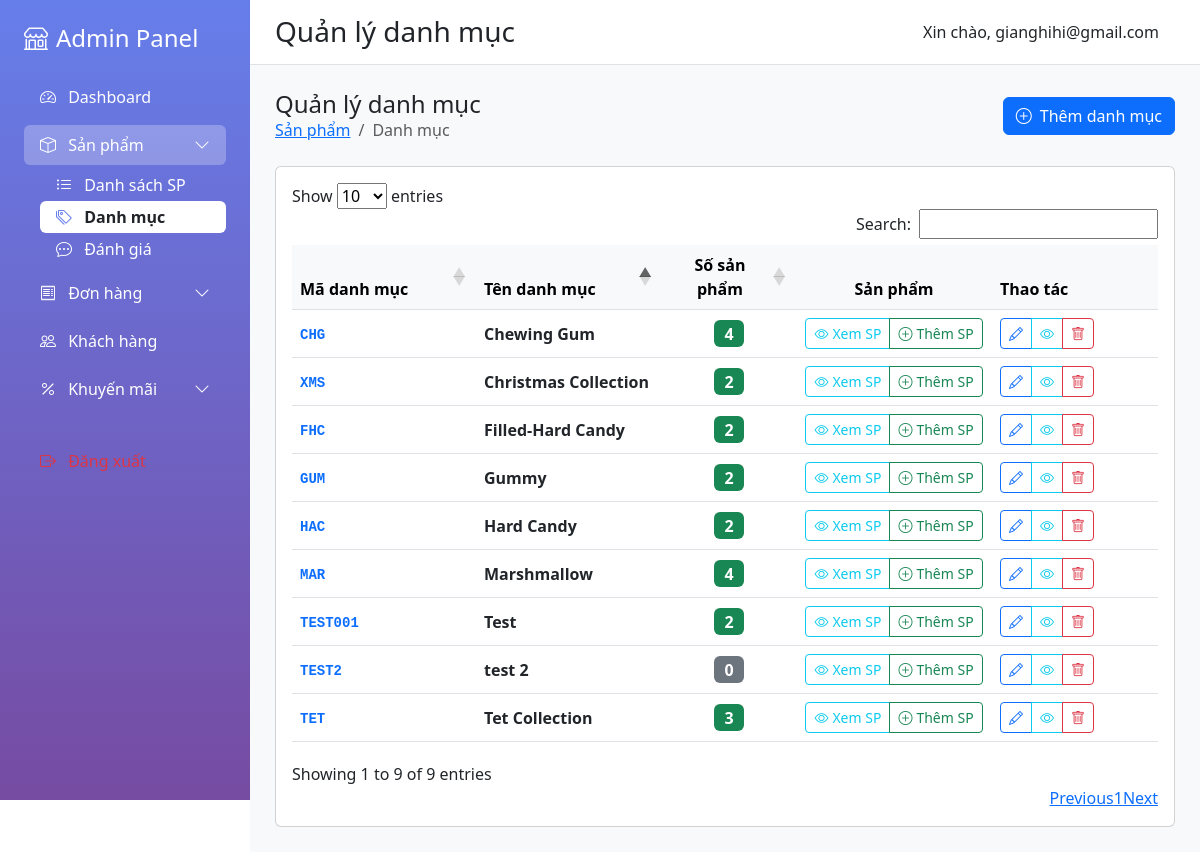
The app's page /admin/index.php?action=categories (signed in) with its own data.
### tables this page shows
CREATE TABLE `category` (
  `CategoryID` varchar(10) NOT NULL,
  `CategoryName` varchar(100) DEFAULT NULL
);

### admin/views/categories.php (the view, shortened to what this page needs)
<?php
$categories = $pdo->query("
    SELECT
        c.CategoryID,
        c.CategoryName,
        COUNT(p.ProductID) AS TotalProducts
    FROM CATEGORY c
    LEFT JOIN PRODUCT p ON c.CategoryID = p.CategoryID
    GROUP BY c.CategoryID, c.CategoryName
    ORDER BY c.CategoryName ASC
")->fetchAll();
?>
<div class="d-flex justify-content-between align-items-center mb-4">
    <div>
        <h4 class="mb-0">Quản lý danh mục</h4>
        <nav aria-label="breadcrumb">
            <ol class="breadcrumb mb-0 small">
                <li class="breadcrumb-item"><a href="<?php echo BASE_URL; ?>index.php?action=products">Sản phẩm</a></li>
                <li class="breadcrumb-item active">Danh mục</li>
            </ol>
        </nav>
    </div>
    <button class="btn btn-primary" data-bs-toggle="modal" data-bs-target="#addCategoryModal">
        <i class="bi bi-plus-circle me-2"></i>Thêm danh mục
    </button>
</div>
<div class="card">
    <div class="card-body">
        <div class="table-responsive">
            <table class="table table-hover align-middle" id="categoriesTable">
                <thead class="table-light">
                    <tr>
                        <th style="width: 150px;">Mã danh mục</th>
                        <th>Tên danh mục</th>
                        <th class="text-center" style="width: 100px;">Số sản phẩm</th>
                        <th class="text-center" style="width: 180px;">Sản phẩm</th>
                        <th style="width: 150px;">Thao tác</th>
                    </tr>
                </thead>
                <tbody>
                    <?php if (empty($categories)): ?>
                    <tr>
                        <td colspan="5" class="text-center text-muted py-4">
                            <i class="bi bi-inbox display-6 d-block mb-2"></i>
                            Chưa có danh mục nào. Bấm "Thêm danh mục" để tạo mới.
                        </td>
                    </tr>
                    <?php else: ?>
                    <?php foreach ($categories as $cat): ?>
                    <tr>
                        <td>
                            <code class="text-primary fw-bold"><?php echo htmlspecialchars($cat['CategoryID']); ?></code>
                        </td>
                        <td>
                            <strong><?php echo htmlspecialchars($cat['CategoryName']); ?></strong>
                        </td>
                        <td class="text-center">
                            <?php
                            $count = (int)$cat['TotalProducts'];
                            $badgeClass = $count > 0 ? 'bg-success' : 'bg-secondary';
                            ?>
                            <span class="badge <?php echo $badgeClass; ?> fs-6">
                                <?php echo number_format($count); ?>
                            </span>
                        </td>
                        <td class="text-center">
                            <div class="btn-group btn-group-sm">
                                <a href="<?php echo BASE_URL; ?>index.php?action=products&category=<?php echo $cat['CategoryID']; ?>"
                                   class="btn btn-outline-info" title="Xem sản phẩm trong danh mục">
                                    <i class="bi bi-eye me-1"></i>Xem SP
                                </a>
                                <a href="<?php echo BASE_URL; ?>index.php?action=add_product&category=<?php echo $cat['CategoryID']; ?>"
                                   class="btn btn-outline-success" title="Thêm sản phẩm vào danh mục">
                                    <i class="bi bi-plus-circle me-1"></i>Thêm SP
                                </a>
                            </div>
                        </td>
                        <td>
                            <div class="btn-group btn-group-sm">
                                <button class="btn btn-outline-primary"
                                        title="Sửa danh mục"
                                        onclick="openEditModal('<?php echo htmlspecialchars($cat['CategoryID']); ?>', '<?php echo htmlspecialchars(addslashes($cat['CategoryName'])); ?>')">
                                    <i class="bi bi-pencil"></i>
                                </button>
                                <button class="btn btn-outline-info" title="Xem chi tiết"
                                        onclick="viewCategoryDetails('<?php echo htmlspecialchars($cat['CategoryID']); ?>')">
                                    <i class="bi bi-eye"></i>
                                </button>
                                <button class="btn btn-outline-danger"
                                        title="Xóa danh mục"
                                        onclick="openDeleteModal('<?php echo htmlspecialchars($cat['CategoryID']); ?>', '<?php echo htmlspecialchars(addslashes($cat['CategoryName'])); ?>', <?php echo $count; ?>)">
                                    <i class="bi bi-trash"></i>
                                </button>
                            </div>
                        </td>
                    </tr>
                    <?php endforeach; ?>
                    <?php endif; ?>
                </tbody>
            </table>
        </div>
    </div>
</div>

### admin/index.php (shortened to what this page needs)
<?php
$action = $_GET['action'] ?? 'dashboard';
?>
<!DOCTYPE html>
<html lang="vi">
<head>
    <link href="https://cdn.jsdelivr.net/npm/bootstrap@5.3.0/dist/css/bootstrap.min.css" rel="stylesheet">
    <link rel="stylesheet" href="https://cdn.jsdelivr.net/npm/bootstrap-icons@1.10.0/font/bootstrap-icons.css">
    <link href="https://cdn.datatables.net/1.13.6/css/dataTables.bootstrap5.min.css" rel="stylesheet">
    <link href="https://cdn.jsdelivr.net/npm/select2@4.1.0-rc.0/dist/css/select2.min.css" rel="stylesheet">
    <link href="https://cdn.jsdelivr.net/npm/select2-bootstrap-5-theme@1.3.0/dist/select2-bootstrap-5-theme.min.css" rel="stylesheet">
</head>
<body>
    <nav class="sidebar">
        <div class="p-4">
            <h4 class="text-white mb-4">
                <i class="bi bi-shop me-2"></i>Admin Panel
            </h4>
            <ul class="nav nav-pills flex-column">
                <li class="nav-item mb-2">
                    <a href="<?php echo BASE_URL; ?>index.php?action=dashboard"
                       class="nav-link text-white <?php echo $action == 'dashboard' ? 'active bg-white text-dark' : ''; ?>">
                        <i class="bi bi-speedometer2 me-2"></i> Dashboard
                    </a>
                </li>
                <?php
                $productActions = ['products', 'add_product', 'edit_product', 'view_product', 'categories', 'add_category', 'edit_category', 'feedback'];
                $isProductSection = in_array($action, $productActions);
                ?>
                <li class="nav-item mb-2">
                    <a href="#productSubmenu"
                       class="nav-link text-white d-flex justify-content-between align-items-center <?php echo $isProductSection ? 'bg-white bg-opacity-25' : ''; ?>"
                       data-bs-toggle="collapse"
                       aria-expanded="<?php echo $isProductSection ? 'true' : 'false'; ?>">
                        <span><i class="bi bi-box me-2"></i> Sản phẩm</span>
                        <i class="bi bi-chevron-down"></i>
                    </a>
                    <ul class="collapse <?php echo $isProductSection ? 'show' : ''; ?> nav flex-column ms-3 mt-1" id="productSubmenu">
                        <li class="nav-item">
                            <a href="<?php echo BASE_URL; ?>index.php?action=products"
                               class="nav-link text-white py-1 <?php echo in_array($action, ['products', 'add_product', 'edit_product']) ? 'active bg-white text-dark' : ''; ?>">
                                <i class="bi bi-list-ul me-2"></i> Danh sách SP
                            </a>
                        </li>
                        <li class="nav-item">
                            <a href="<?php echo BASE_URL; ?>index.php?action=categories"
                               class="nav-link text-white py-1 <?php echo in_array($action, ['categories', 'add_category', 'edit_category']) ? 'active bg-white text-dark' : ''; ?>">
                                <i class="bi bi-tags me-2"></i> Danh mục
                            </a>
                        </li>
                        <li class="nav-item">
                            <a href="<?php echo BASE_URL; ?>index.php?action=feedback"
                               class="nav-link text-white py-1 <?php echo $action == 'feedback' ? 'active bg-white text-dark' : ''; ?>">
                                <i class="bi bi-chat-dots me-2"></i> Đánh giá
                            </a>
                        </li>
                    </ul>
                </li>
                <?php
                $orderActions = ['orders', 'add_order', 'view_order', 'edit_order', 'cancelled_returned_orders'];
                $isOrderSection = in_array($action, $orderActions);
                ?>
                <li class="nav-item mb-2">
                    <a href="#orderSubmenu"
                       class="nav-link text-white d-flex justify-content-between align-items-center <?php echo $isOrderSection ? 'bg-white bg-opacity-25' : ''; ?>"
                       data-bs-toggle="collapse"
                       aria-expanded="<?php echo $isOrderSection ? 'true' : 'false'; ?>">
                        <span><i class="bi bi-receipt me-2"></i> Đơn hàng</span>
                        <i class="bi bi-chevron-down"></i>
                    </a>
                </li>
                <li class="nav-item mb-2">
                    <a href="<?php echo BASE_URL; ?>index.php?action=customers"
                       class="nav-link text-white <?php echo $action == 'customers' ? 'active bg-white text-dark' : ''; ?>">
                        <i class="bi bi-people me-2"></i> Khách hàng
                    </a>
                </li>
                <?php
                $voucherActions = ['vouchers', 'add_voucher', 'edit_voucher'];
                $isVoucherSection = in_array($action, $voucherActions);
                ?>
                <li class="nav-item mb-2">
                    <a href="#voucherSubmenu"
                       class="nav-link text-white d-flex justify-content-between align-items-center <?php echo $isVoucherSection ? 'bg-white bg-opacity-25' : ''; ?>"
                       data-bs-toggle="collapse"
                       aria-expanded="<?php echo $isVoucherSection ? 'true' : 'false'; ?>">
                        <span><i class="bi bi-percent me-2"></i> Khuyến mãi</span>
                        <i class="bi bi-chevron-down"></i>
                    </a>
                </li>
                <li class="nav-item mt-4">
                    <a href="<?php echo BASE_URL; ?>logout.php" class="nav-link text-danger">
                        <i class="bi bi-box-arrow-right me-2"></i> Đăng xuất
                    </a>
                </li>
            </ul>
        </div>
    </nav>
    <div class="main-content">
        <header class="header">
            <div class="d-flex justify-content-between align-items-center">
                <h1 class="h3 mb-0">
                    <?php
                    $titles = [
                        'dashboard' => 'Dashboard',
                        'products' => 'Quản lý sản phẩm',
                        'add_product' => 'Thêm sản phẩm mới',
                        'edit_product' => 'Chỉnh sửa sản phẩm',
                        'view_product' => 'Chi tiết sản phẩm',
                        'categories' => 'Quản lý danh mục',
                        'add_category' => 'Thêm danh mục mới',
                        'edit_category' => 'Sửa danh mục',
                        'orders' => 'Quản lý đơn hàng',
                        'add_order' => 'Thêm đơn hàng mới',
                        'view_order' => 'Chi tiết đơn hàng',
                        'edit_order' => 'Chỉnh sửa đơn hàng',
                        'cancelled_returned_orders' => 'Quản lý hủy & trả hàng',
                        'customers' => 'Quản lý khách hàng',
                        'view_customer' => 'Chi tiết khách hàng',
                        'vouchers' => 'Quản lý Voucher',
                        'add_voucher' => 'Thêm voucher mới',
                        'edit_voucher' => 'Chỉnh sửa voucher',
                        'feedback' => 'Phản hồi'
                    ];
                    echo $titles[$action] ?? 'Dashboard';
                    ?>
                </h1>
                <div>
                    <span class="me-3">Xin chào, <?php echo htmlspecialchars($_SESSION['admin_email']); ?></span>
                </div>
            </div>
        </header>
        <div class="content">
            <?php
            $view_file = __DIR__ . '/views/' . $action . '.php';
            if (file_exists($view_file)) {
                include $view_file;
            } else {
                include __DIR__ . '/views/dashboard.php';
            }
            ?>
        </div>
    </div>
    <div class="toast-container position-fixed top-0 end-0 p-3" style="z-index: 9999;">
    </div>
</body>
</html>

### admin/index.php (style rules this page uses)
.sidebar { position: fixed; left: 0; top: 0; height: 100vh; width: 250px; background: linear-gradient(180deg, #667eea 0%, #764ba2 100%); color: white; z-index: 1000; }
.main-content { margin-left: 250px; min-height: 100vh; background: #f8f9fa; }
.header { background: white; border-bottom: 1px solid #dee2e6; padding: 15px 25px; }
.content { padding: 25px; }
.sidebar .nav-link.active { color: #212529 !important; font-weight: 600; }
.sidebar .nav-link.active i { color: #667eea !important; }

### records on screen
category: CategoryID "CHG", CategoryName "Chewing Gum", count "4"
category: CategoryID "XMS", CategoryName "Christmas Collection", count "2"
category: CategoryID "FHC", CategoryName "Filled-Hard Candy", count "2"
category: CategoryID "GUM", CategoryName "Gummy", count "2"
category: CategoryID "HAC", CategoryName "Hard Candy", count "2"
category: CategoryID "MAR", CategoryName "Marshmallow", count "4"
category: CategoryID "TEST001", CategoryName "Test", count "2"
category: CategoryID "TEST2", CategoryName "test 2", count "0"
category: CategoryID "TET", CategoryName "Tet Collection", count "3"

### other values on screen
$titles[$action] "Quản lý danh mục"
$_SESSION['admin_email'] "gianghihi@gmail.com"
